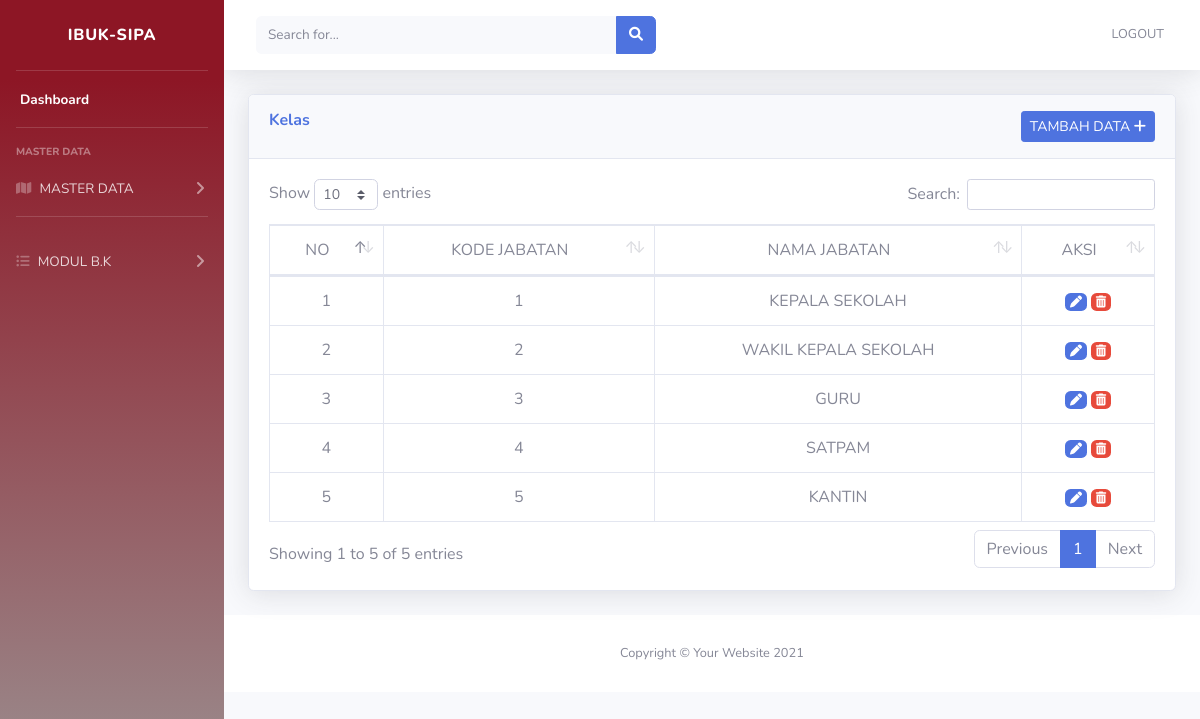
The page /index.php/jabatan on the database its author committed.
### tables this page shows
CREATE TABLE IF NOT EXISTS `tbl_jabatan` (
  `id` int(11) NOT NULL AUTO_INCREMENT,
  `kd_jabatan` int(10) NOT NULL,
  `jabatan` varchar(20) NOT NULL,
  PRIMARY KEY (`id`)
);

### application/controllers/jabatan.php (called while the page is built, shortened)
<?php
class Jabatan extends CI_Controller {
  public function index()
  {
    $data['tbl_jabatan'] = $this->modeljabatan->SemuaData();
    $this->load->view('tamplate/header');
    $this->load->view('tamplate/sidebar');
    $this->load->view('tamplate/topbar');
    $this->load->view('jabatan', $data);
    $this->load->view('tamplate/footer');
  }
}
?>

### index.php (called while the page is built, shortened)
<?php
require_once BASEPATH.'core/CodeIgniter.php';

### application/models/Modeljabatan.php (called while the page is built, shortened)
<?php
class modeljabatan extends CI_Model
{
	public function SemuaData()
	{
		return $this->db->get('tbl_jabatan')->result_array();
	}
}

### application/views/jabatan.php (the view)
                <div class="container-fluid">
                    <div class="card shadow mb-4">
                        <div class="card-header py-3">
                            <h6 class="m-0 font-weight-bold text-primary">Kelas
                            <a href="<?php echo base_url('jabatan/tambah_data'); ?>"
                            class="btn btn-primary btn-sm float-right">TAMBAH DATA <i class="fa fa-plus"></i></a>
                        </div>
                        <div class="card-body">
                        <div class="table-responsive">
                        <table class="table table-bordered text-center" id="dataTable" width="100%" cellspacing="0">
    <thead>
      <tr>
      <td>NO</td>
      <td>KODE JABATAN</td>
      <td>NAMA JABATAN</td>
      <td>AKSI</td>
      </tr>
      </thead>
  <tbody>
    <?php
    $no=1;
    foreach ($tbl_jabatan as $jabatan) : ?>
    <tr>
      <td><?php echo $no++; ?></td>
      <td><?php echo $jabatan['kd_jabatan']; ?></td>
      <td><?php echo $jabatan['jabatan']; ?></td>
    <td>
      <a href="<?php echo base_url() ?>jabatan/edit_data/<?php echo $jabatan['id']; ?>" class="badge badge-primary"><i class="fa-solid fa-pen"></i></a>
      <a onclick="return confirm('Anda Yakin Akan Menghapus data ini ?');"href="<?php echo base_url() ?>jabatan/hapus_data/<?php echo $jabatan['id']; ?>" class="badge badge-danger"><i class="fa-solid fa-trash-can"></i></a></td>
    </tr>
    <?php endforeach ?>
</tbody>
</table>
</div>
</div>
</div>
</div>

### rows shown on the page
tbl_jabatan: kd_jabatan "1", jabatan "KEPALA SEKOLAH"
tbl_jabatan: kd_jabatan "2", jabatan "WAKIL KEPALA SEKOLAH"
tbl_jabatan: kd_jabatan "3", jabatan "GURU"
tbl_jabatan: kd_jabatan "4", jabatan "SATPAM"
tbl_jabatan: kd_jabatan "5", jabatan "KANTIN"
